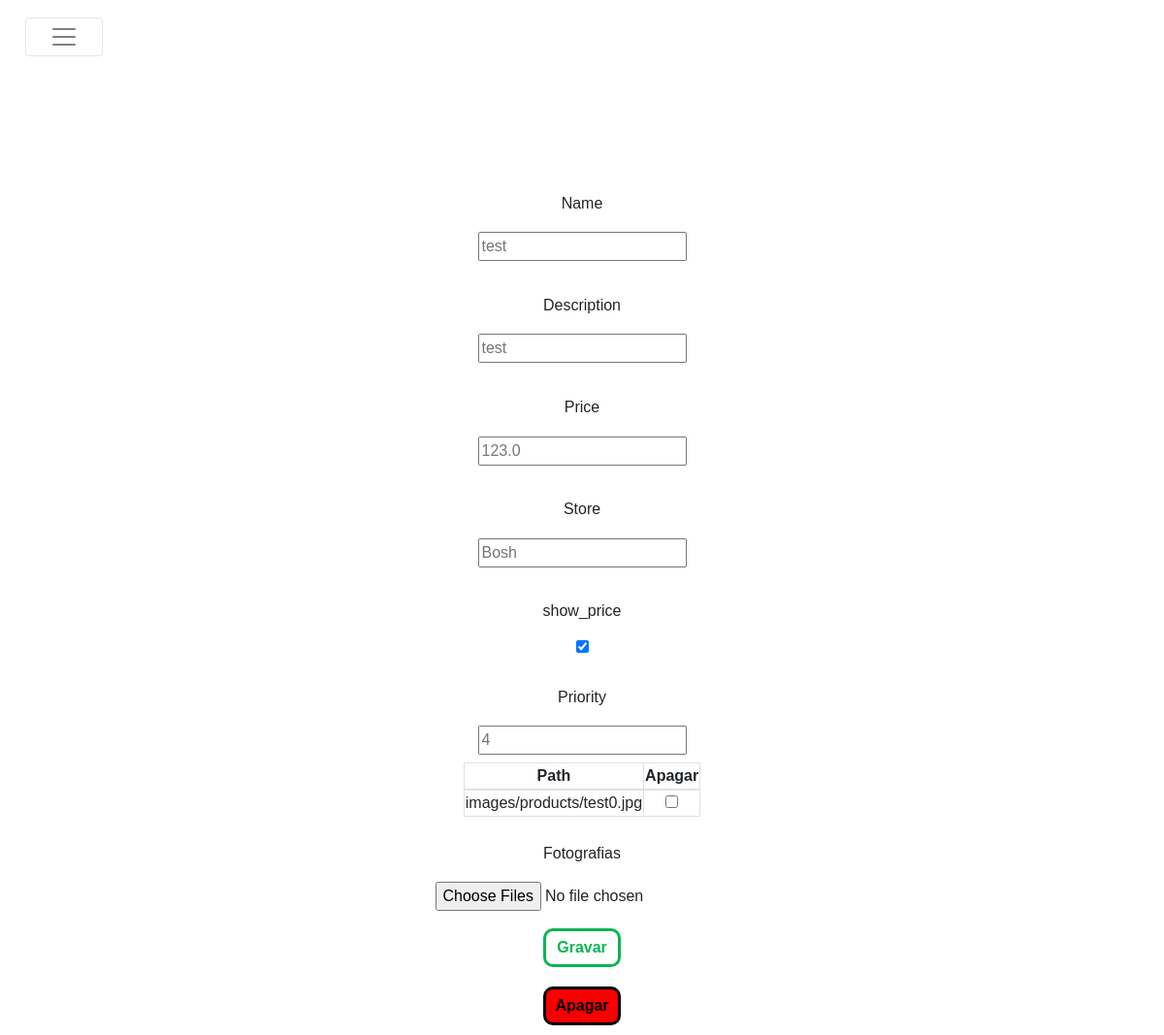
The app's page /edit/product/1, older data.
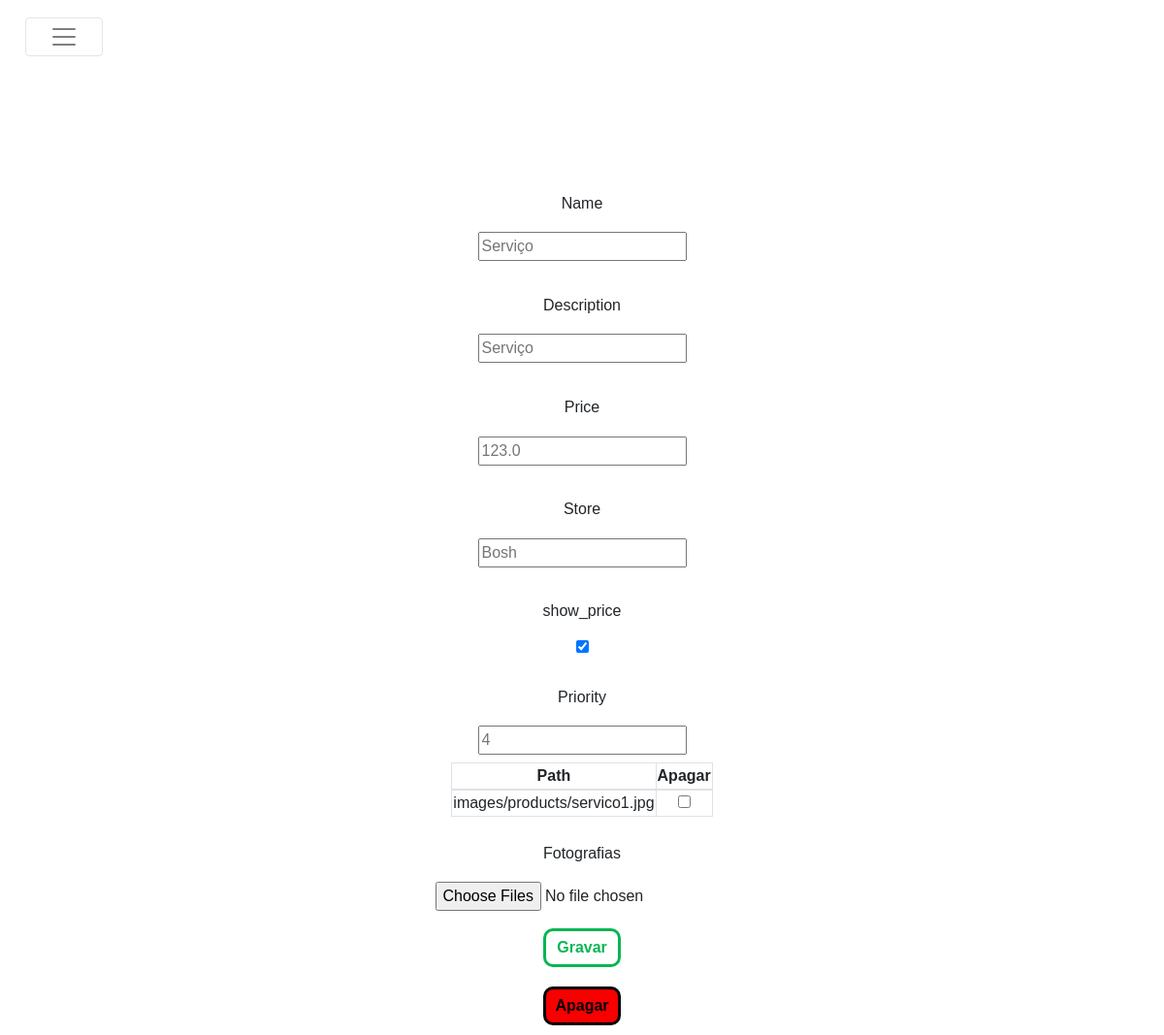
The same page, newer data.
### margaridaealberto/models/products.py (models this page shows, shortened)
class Product(db.Model ,model.Model,model.Base):
    __tablename__ = 'products'
    __table_args__ = {'extend_existing': True}
    id = Column(Integer, primary_key=True)
    name = Column(String(80), unique=True, nullable=False)
    description = Column(Text)
    price = Column(Float)
    price_paid = Column(Float, default= 0.0)
    store = Column(Text)
    show_price = Column(Boolean, default=True)
    priority = Column(Integer, default=10)
    images = relationship('ProductImage', back_populates="product")
    contributions = relationship('Contribution', back_populates="product")

### margaridaealberto/models/product_images.py (models this page shows)
class ProductImage(db.Model ,model.Model,model.Base):
    __tablename__ = 'product_images'
    __table_args__ = {'extend_existing': True}
    id = Column(Integer, primary_key=True)
    path = Column(Text)
    product_id = Column(Integer, ForeignKey('products.id'))
    product = relationship('Product', back_populates="images")

### margaridaealberto/modules/edit.py (the view, shortened to what this page needs)
@bp.route('/product/<product_id>', methods=('GET', 'POST'))
@bp.route('/product/<product_id>/<delete>', methods=('GET', 'POST'))
def product(product_id,delete=None):
    product = Product.query.filter_by(id=product_id).first()
    return render_template('edit/product.html',product=product)

### margaridaealberto/templates/edit/product.html
{% extends 'layout.html' %}
{% block content %}
<div class="product_form_container">
    <form method="post" class="product_form"  enctype="multipart/form-data">
            <div class="product_attribute_container">
                <label for="name"> Name</label>
                <input type="text" name="name" placeholder="{{product.name}}">
            </div>
            <div class="product_attribute_container">
                <label for="description"> Description</label>
                <input type="text" name="description" placeholder="{{product.description}}">
            </div>
            <div class="product_attribute_container">
                <label for="price"> Price</label>
                <input type="number" name="price" placeholder="{{product.price}}">
            </div>
            <div class="product_attribute_container">
                <label for="store"> Store</label>
                <input type="text" name="store" placeholder="{{product.store}}">
            </div>
            <div class="product_attribute_container">
                <label for="show_price"> show_price</label>
                <input type="checkbox" name="show_price" {{ "checked" if product.show_price }}>
            </div>
            <div class="product_attribute_container">
                <label for="priority"> Priority</label>
                <input type="number" name="priority" placeholder="{{product.priority}}">
            </div>
            {% if product.images %}
            <table class="table-bordered">
                <thead>
                    <tr>
                        <th>Path</th>
                        <th>Apagar</th>
                    </tr>
                </thead>
                <tbody>
                    {% for image in product.images %}
                    <tr>
                        <td>{{image.path}}</td>
                        <td><input type="checkbox" name="images_to_delete" value="{{image.id}}"></td>
                    </tr>
                    {% endfor %}
                </tbody>
            </table>
            {% endif %}
            <div class="product_attribute_container">
                <label for='picture'>Fotografias </label>
                <input type="file" name="pictures" multiple>
            </div>
            <button class ="accept">Gravar</button>
        </form>
        <form method="post" action="{{url_for('edit.product',product_id=product.id,delete='delete')}}" class="product_form">
            <button class ="delete">Apagar</button>
        </form>
</div>
{% endblock %}

### margaridaealberto/templates/layout.html (shortened to what this page needs)
<!DOCTYPE html>
<html lang="en">
    <head>
        <link href="https://maxcdn.bootstrapcdn.com/bootstrap/4.1.3/css/bootstrap.min.css" rel="stylesheet">
        <link href="{{ url_for('static', filename='style/phone_styles.css')}}" rel="stylesheet">
        <link href="{{ url_for('static', filename='style/phoneside_styles.css')}}" rel="stylesheet">
        <link href="{{ url_for('static', filename='style/styles.css')}}" rel="stylesheet">
        <link href="{{ url_for('static', filename='style/big_screen.css')}}" rel="stylesheet">
        <link href='https://unpkg.com/boxicons@2.1.1/css/boxicons.min.css' rel='stylesheet'>
    </head>
    <body>
        <div>
            <nav class="navbar navbar-expand-lg navbar-light bg-light">
                <button class="navbar-toggler" type="button" data-toggle="collapse" data-target="#navbarText" aria-controls="navbarText" aria-expanded="false" aria-label="Toggle navigation">
                  <span class="navbar-toggler-icon"></span>
                </button>
              </nav>
            </div>
        {% block content %}
        {% endblock %}
    </body>
</html>

### margaridaealberto/static/style/phoneside_styles.css (style rules this page uses)
@media (max-width: 75em) and (min-width: 47.99em) { .navbar-toggler { display: block!important; } }

### margaridaealberto/static/style/styles.css (style rules this page uses)
.navbar-toggler { display: none; }
body, html { margin: 0; overflow-x: auto; text-align: center; height: 100%; width: 100%; font-family: 'Trebuchet MS', sans-serif; }
.bg-light { background-color: rgba(255,255,255,0.4)!important; }
.navbar { position: relative; display: flex; flex-wrap: wrap; align-items: center; justify-content: space-between; padding: .5rem 1rem; }
button { color: #000000; background-color: #ece7e700; border: 0.2rem solid #000000; border-radius:5px; font-size: 1rem; font-weight: 600; padding: 0; width: 120px; margin: 10px 10px; transition: .5s!important; height: 2.5rem; width: 5rem; display: flex; justify-content: center; align-items: center; }
button.accept { color: #09b553; background-color: #FFFFFF; border: 0.2rem solid #09b553; border-radius: 10px; }
button.delete { border-radius: 10px; background-color: #f80000; }
.product_form { display: flex; flex-direction: column; align-items: center; width: 85%; }
.product_form_container { padding-top: 6rem; display: flex; flex-direction: column; align-items: center; }
.product_attribute_container { margin: .5rem; display: flex; flex-direction: column; align-items: center; }
label { display:block; line-height:40px; margin: 0.6rem; }

Row changes from the older to the newer data that the page shows:
removed ProductImage: path "images/products/test0.jpg"
changed Product "Bosh": name "test" → "Serviço"; description "test" → "Serviço"
added ProductImage: path "images/products/servico1.jpg"
